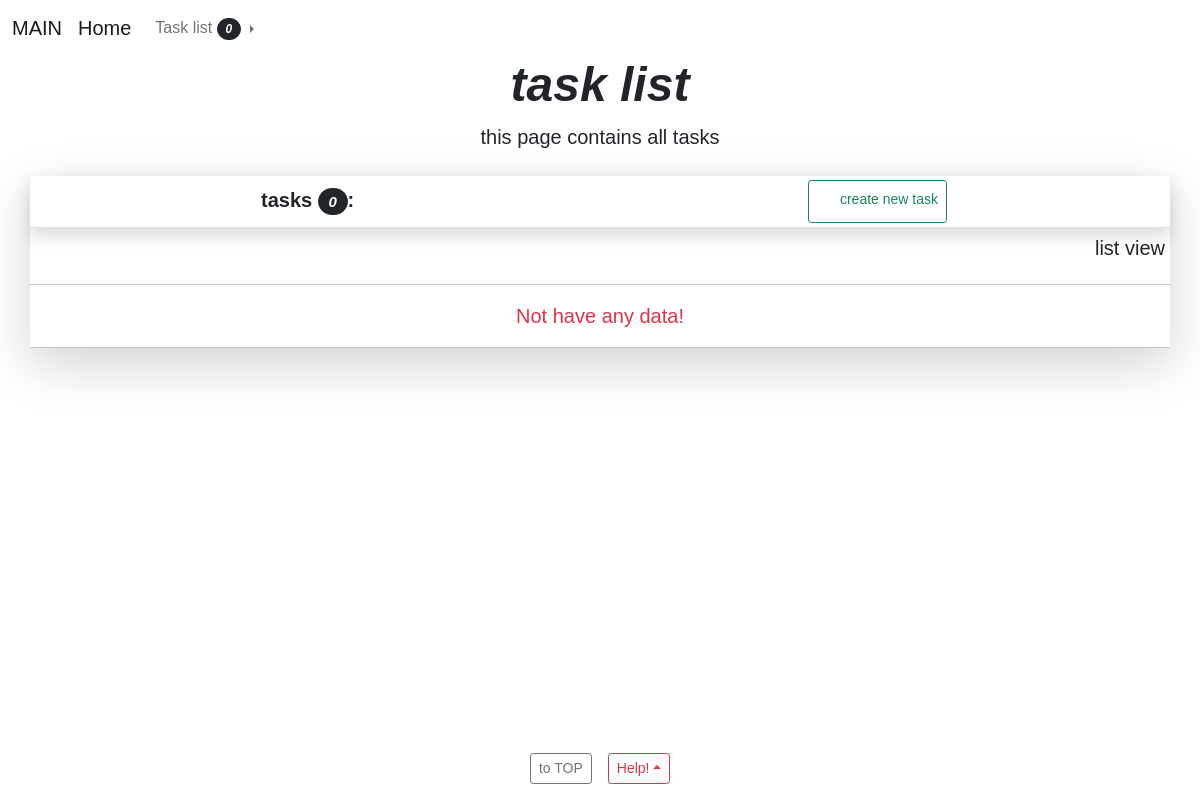
The page /task/list/ on the database as committed earlier.
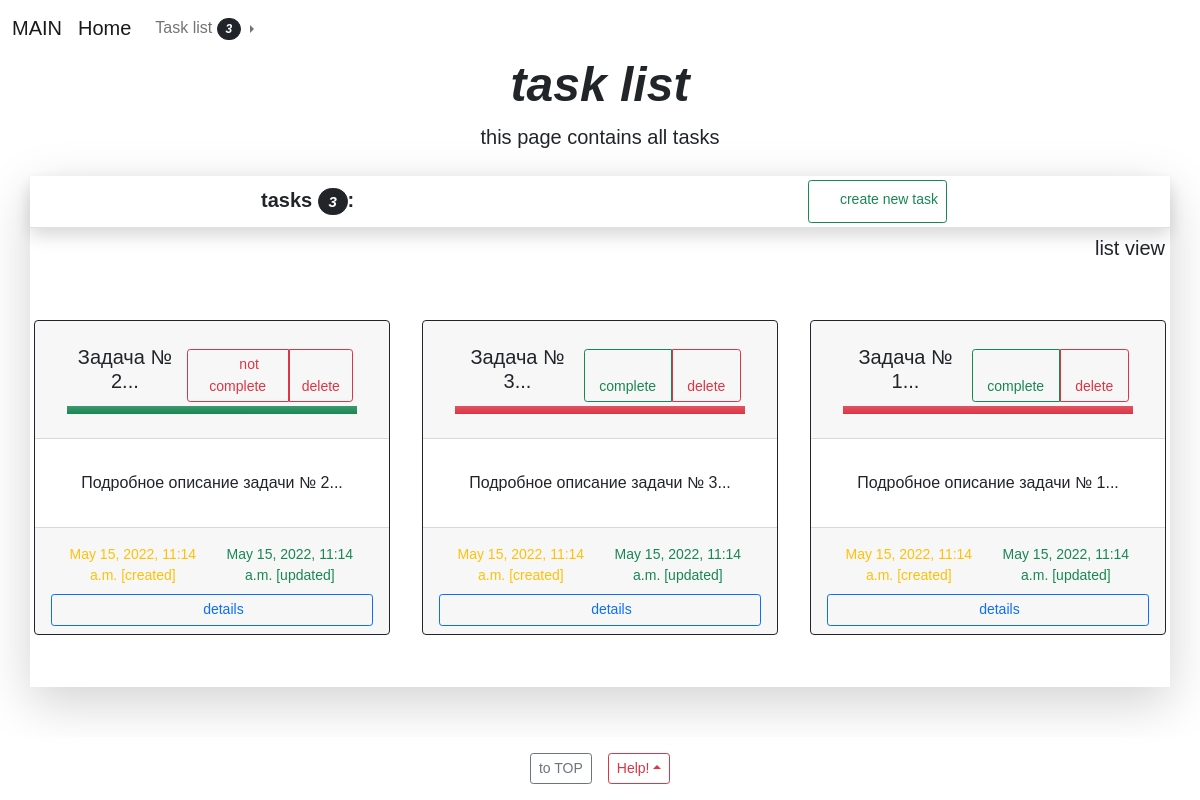
The same page on the database as committed later.
### app_django/models.py (models this page shows, shortened)
class Task(models.Model):
    title = models.CharField(
        db_column='title_db_column',
        db_index=True,
        db_tablespace='title_db_tablespace',
        error_messages=False,
        primary_key=False,
        validators=[MinLengthValidator(0), MaxLengthValidator(300), ],
        unique=False,
        editable=True,
        blank=True,
        null=True,
        default='',
        verbose_name='Заголовок',
        help_text='<small class="text-muted">CharField [0, 300]</small><hr><br>',
        max_length=300,
    )
    description = models.TextField(
        db_column='description_db_column',
        db_index=True,
        db_tablespace='description_db_tablespace',
        error_messages=False,
        primary_key=False,
        validators=[MinLengthValidator(0), MaxLengthValidator(3000), ],
        unique=False,
        editable=True,
        blank=True,
        null=True,
        default="",
        verbose_name='Описание',
        help_text='<small class="text-muted">TextField [0, 3000]</small><hr><br>',
        max_length=3000,
    )
    is_completed = models.BooleanField(
        db_column='is_completed_db_column',
        db_index=True,
        db_tablespace='is_completed_db_tablespace',
        error_messages=False,
        primary_key=False,
        unique=False,
        editable=True,
        blank=True,
        null=False,
        default=False,
        verbose_name='Статус выполнения',
        help_text='<small class="text-muted">BooleanField</small><hr><br>',
    )
    created = models.DateTimeField(
        db_column='created_db_column',
        db_index=True,
        db_tablespace='created_db_tablespace',
        error_messages=False,
        primary_key=False,
        unique=False,
        editable=True,
        blank=True,
        null=True,
        default=timezone.now,
        verbose_name='Дата и время создания',
        help_text='<small class="text-muted">DateTimeField</small><hr><br>',
        auto_now=False,
        auto_now_add=False,
    )
    updated = models.DateTimeField(
        db_column='updated_db_column',
        db_index=True,
        db_tablespace='updated_db_tablespace',
        error_messages=False,
        primary_key=False,
        unique=False,
        editable=True,
        blank=True,
        null=True,
        default=timezone.now,
        verbose_name='Дата и время обновления',
        help_text='<small class="text-muted">DateTimeField</small><hr><br>',
        auto_now=False,
        auto_now_add=False,
    )
    class Meta:
        app_label = 'app_django'
        ordering = ('-updated',)
        verbose_name = 'Task'
        verbose_name_plural = 'Tasks'
        db_table = 'task_task_list_model_table'

### app_django/views.py (the view)
# urls.py: path('task/list/', views.read_list, name='read_list'),
def read_list(request):
    is_detail_view = request.GET.get("is_detail_view", True)
    if is_detail_view == "False":
        is_detail_view = False
    elif is_detail_view == "True":
        is_detail_view = True
    task_list = models.Task.objects.all()
    def paginate(objects, num_page):
        paginator = Paginator(objects, num_page)
        pages = request.GET.get('page')
        try:
            local_page = paginator.page(pages)
        except PageNotAnInteger:
            local_page = paginator.page(1)
        except EmptyPage:
            local_page = paginator.page(paginator.num_pages)
        return local_page
    page = paginate(objects=task_list, num_page=4)
    context = {
        "page": page,
        "is_detail_view": is_detail_view
    }
    return render(request, 'app_task_list/pages/task_list.html', context)

### app_django/context_processors.py (called while the page is built)
def task_count(request):
    try:
        count = models.Task.objects.all().count()
    except Exception as error:
        count = 0
        print(f"context_processors.py task_count {error}")
    return dict(task_count=count)

### app_django/templatetags/app_django_extras.py (called while the page is built)
@register.simple_tag(takes_context=True)
def text_upper_case(context, text: str):
    try:
        return str(text).upper()
    except Exception as error:
        print("error simple_tag text_upper_case: ", error)
        return ""

@register.simple_tag(takes_context=True)
def access_tag(context, slug: str):
    try:
        return True
    except Exception as error:
        print("error simple_tag access_tag: ", error)
        return True

@register.filter(name='cut_string')
def cut_string(value, arg: int):
    return f"{value[0:arg]}..."

### app_django/templates/app_task_list/pages/task_list.html (shortened to what this page needs)
{% extends "components/base.html" %}
{% load app_django_extras %}
{% load static %}
{% block navbar %}
    {% include 'components/navbar.html' %}
{% endblock navbar %}
{% block header %}task list{% endblock header %}
{% block description %}this page contains all tasks{% endblock description %}
{% block main %}
<div class="container shadow-lg custom-background-transparent-hard m-0 p-0">
    <div class="shadow border-bottom m-0 p-0">
        <div class="d-flex justify-content-around">
            <h6 class="lead fw-bold m-1 p-2">tasks <i class="btn btn-sm btn-dark bg-opacity-50 badge rounded-pill">{{ task_count }}</i>:</h6>
            <a class="text-decoration-none btn btn-sm btn-outline-success m-1 p-2" href="{% url 'app_name_task_list:create' %}">
                <i class="fa-solid fa-circle-plus m-0 p-1"></i>
                create new task
            </a>
        </div>
    </div>
    <div class="text-end">
        <form action="{% url 'app_name_task_list:read_list' %}"
        method="GET"
        target="_self"
        enctype="multipart/form-data"
        name="idea_create"
        autocomplete="on"
        class="m-0 p-0"
        >
        {% if is_detail_view %}
            <button class="btn btn-lg m-0 p-1" type="submit">
                <i class="fa-solid fa-list-check text-secondary m-0 p-1"></i>
                list view
            </button>
        {% else %}
            <button class="btn btn-lg m-0 p-1" type="submit">
                <i class="fa-solid fa-calendar-week text-secondary m-0 p-"></i>
                detail view
            </button>
        {% endif %}
        </form>
    </div>
    {% if page %}
        <div class="container d-flex justify-content-center align-self-center">
        </div>
        {% if is_detail_view %}
            <div class="row row-cols-1 row-cols-md-2 row-cols-lg-3">
                {% for task in page %}
                    <div class="col">
                        <div class="card border border-1 border-dark custom-background-transparent-middle m-1 p-0">
                            <div class="card-header">
                                <div class="m-0 p-3">
                                    <div class="d-flex justify-content-around">
                                        <a class="text-decoration-none text-dark" href="{% url 'app_name_task_list:read' task.id %}">
                                            <h5>{{ task.title|cut_string:30 }}</h5>
                                        </a>
                                        <form action="{% url 'app_name_task_list:update' task.id %}"
                                              method="POST"
                                              target="_self"
                                              enctype="multipart/form-data"
                                              name="idea_create"
                                              autocomplete="on"
                                              class="m-0 p-0"
                                        >
                                            <div class="btn-group m-0 p-1">
                                                {% if task.is_completed %}
                                                    <button class="btn btn-sm btn-outline-danger m-0 p-1" type="submit">
                                                        <i class="fa-solid fa-circle-xmark text-danger m-0 p-1"></i>
                                                        not complete
                                                    </button>
                                                {% else %}
                                                    <button class="btn btn-sm btn-outline-success m-0 p-1" type="submit">
                                                        <i class="fa-solid fa-circle-check text-success m-0 p-1"></i>
                                                        complete
                                                    </button>
                                                {% endif %}
                                                <a href="{% url 'app_name_task_list:delete' task.id %}" class="btn btn-sm btn-outline-danger m-0 p-1">
                                                    <i class="fa-solid fa-circle-minus text-danger m-0 p-1"></i>
                                                    delete
                                                </a>
                                            </div>
                                        </form>
                                    </div>
                                    {% if task.is_completed %}
                                        <div class="feature-icon bg-success bg-gradient text-white">
                                            <p class="m-0 p-1"></p>
                                        </div>
                                    {% else %}
                                        <div class="feature-icon bg-danger bg-gradient text-white">
                                            <p class="m-0 p-1"></p>
                                        </div>
                                    {% endif %}
                                </div>
                            </div>
                            <div class="card-body">
                                <p class="m-0 p-3">{{ task.description|cut_string:100 }}</p>
                            </div>
                            <div class="card-footer">
                                <div class="d-flex justify-content-between m-0 p-1">
                                    <small class="text-warning m-1 p-0">
                                        {{ task.created }} [created]
                                    </small>
                                    <small class="text-success m-1 p-0">
                                        {{ task.updated }} [updated]
                                    </small>
                                </div>
                                <a class="text-decoration-none text-dark" href="{% url 'app_name_task_list:read' task.id %}">
                                    <button class="btn btn-sm btn-outline-primary w-100 m-0 p-1" type="submit">
                                        <i class="fa-solid fa-circle-info m-0 p-1"></i>
                                        details
                                    </button>
                                </a>
                            </div>
                        </div>
                    </div>
                {% endfor %}
            </div>
        {% endif %}
        <div class="container d-flex justify-content-center align-self-center">
        </div>
    {% else %}
        {% include 'components/aborted.html' %}
    {% endif %}
</div>
{% endblock main %}
{% block footer %}
    {% include 'components/footer.html' %}
{% endblock footer %}

### templates/components/base.html (shortened to what this page needs)
{% load static %}
<!doctype html>
<html lang="en" class="h-100">
<head>
    <link rel="stylesheet" type="text/css" href="{% static 'css/bootstrap/bootstrap.css' %}">
    <link rel="stylesheet" type="text/css" href="{% static 'css/font_awesome_6_0_0/css/all.css' %}">
    <link rel="stylesheet" type="text/css" href="{% static 'css/font_zen/style.css' %}">
    <link rel="stylesheet" type="text/css" href="{% static 'css/custom.css' %}">
</head>
<body class="d-flex flex-column h-100 custom_body_1" style="min-height: 100vh;">
    {% block navbar %}{% endblock navbar %}
    <main class="flex-shrink-0">
        <div class="container-fluid">
            <div class="container">
                <div class="container-fluid">
                    <div class="text-center">
                        <h1 class="display-5 fw-bold fst-italic">{% block header %}{% endblock header %}</h1>
                        <div class="col-lg-6 mx-auto">
                            <p class="lead mb-4">{% block description %}{% endblock description %}</p>
                        </div>
                    </div>
                </div>
            </div>
            <main class="container p-0 custom_main_1">
                {% block main %}{% endblock main %}
            </main>
        </div>
    </main>
    {% block footer %}{% endblock footer %}
</body>
</html>

### templates/components/navbar.html (shortened to what this page needs)
{% load app_django_extras %}
<nav class="container-fluid navbar navbar-expand-lg navbar-light custom-background-transparent-middle-hard">
    <a class="navbar-brand" href="{% url 'app_name_task_list:' %}">MAIN</a>
    <a class="navbar-brand" href="{% url 'app_name_task_list:home' %}">Home</a>
    {% access_tag 'module_modules' as module_modules %}
    {% if module_modules %}
        <ul class="navbar-nav navbar-collapse collapse" id="navbarSupportedContent">
            {% access_tag 'superuser' as superuser %}
            {% if superuser %}
                <li class="dropend">
                    <a class="nav-link dropdown-toggle" role="button" data-bs-toggle="dropdown">
                        Task list
                        <i class="btn btn-sm btn-dark bg-opacity-50 badge rounded-pill"> {{ task_count }}</i>
                    </a>
                </li>
            {% endif %}
        </ul>
    {% endif %}
</nav>

### templates/components/footer.html (shortened to what this page needs)
<footer class="container-fluid mt-auto footer page-footer custom-background-transparent-middle-hard">
    <ul class="row row-cols-auto row-cols-md-auto row-cols-lg-auto nav justify-content-center">
        <li class="m-1 p-1">
            <div class="navbar">
                <a class="btn btn-sm btn-outline-secondary" href="#">to TOP</a>
            </div>
        </li>
        <li class="m-1 p-1">
            <div class="navbar dropup">
                <a class="dropdown-toggle btn btn-sm  btn-outline-danger" role="button" data-bs-toggle="dropdown">Help!</a>
            </div>
        </li>
    </ul>
</footer>

### templates/components/aborted.html
<hr/>
<div class="container">
    <div class="container-fluid">
        <p class="lead text-center text-danger">Not have any data!</p>
    </div>
</div>
<hr/>

### static_external/css/custom.css (style rules this page uses)
.custom_body_1 { min-height: 100vh; margin: 0 !important; padding: 0 !important; background-image: url("../img/global_background_image.jpg"); background-attachment: fixed; background-size: cover; font-family: Zen Kaku Gothic Antique, sans-serif !important; }
.custom_main_1 { min-height: 70vh; text-align: center; margin-right: auto; margin-left: auto; padding: 0 !important; }
@media (min-width: 576px) { .custom_main_1 { max-width: 540px; } }
@media (min-width: 768px) { .custom_main_1 { max-width: 720px; } }
@media (min-width: 992px) { .custom_main_1 { max-width: 960px; } }
@media (min-width: 1200px) { .custom_main_1 { max-width: 1140px; } }
.custom-background-transparent-middle { background: rgba( 255, 255, 255, 0.85 ) !important; }
.custom-background-transparent-middle-hard { background: rgba( 255, 255, 255, 0.75 ) !important; }
.custom-background-transparent-hard { background: rgba( 255, 255, 255, 0.10 ) !important; }

Rows that differ between the two databases and show on the page:
added Task: title "Задача № 2...", is_completed_db_column True (drawn), description "Подробное описание задачи № 2...", created "May 15, 2022, 11:14 a.m.", updated "May 15, 2022, 11:14 a.m."
added Task: title "Задача № 3...", is_completed_db_column False (drawn), description "Подробное описание задачи № 3...", created "May 15, 2022, 11:14 a.m.", updated "May 15, 2022, 11:14 a.m."
added Task: title "Задача № 1...", is_completed_db_column False (drawn), description "Подробное описание задачи № 1...", created "May 15, 2022, 11:14 a.m.", updated "May 15, 2022, 11:14 a.m."
Other text that changed with them:
{{ task_count }}: "0" → "3"
text no longer shown: "Not have any data!"
